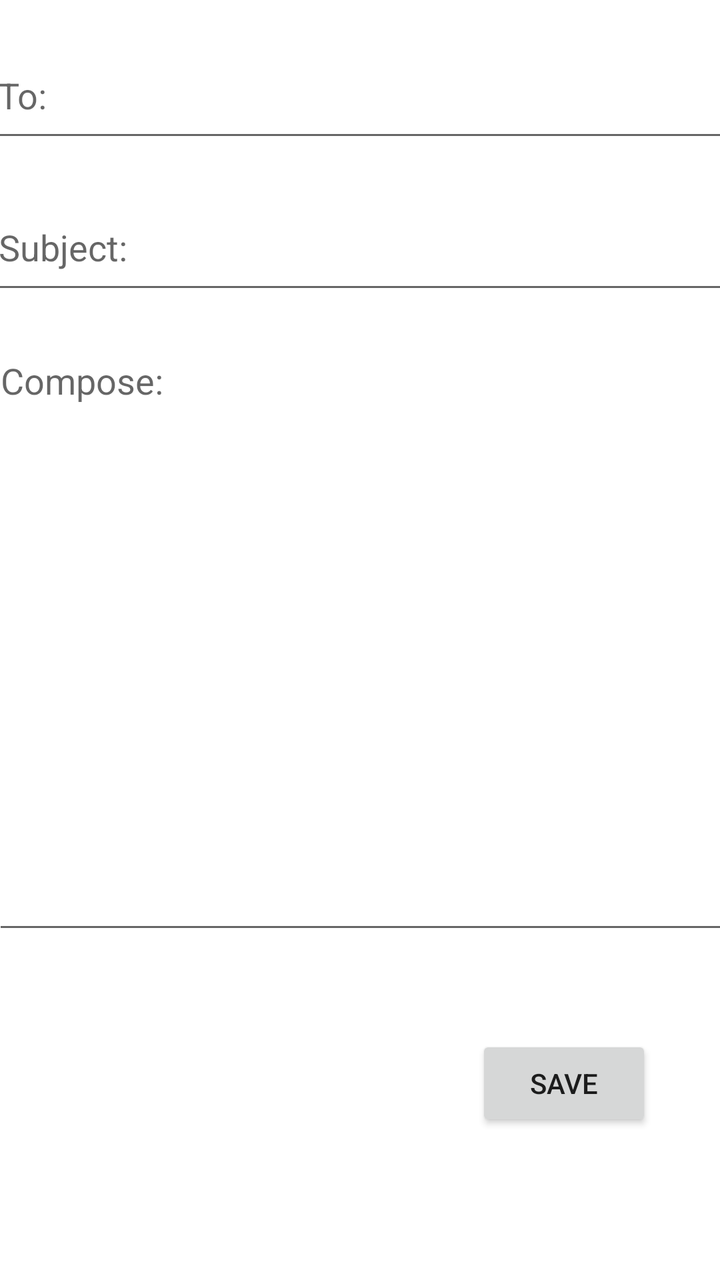
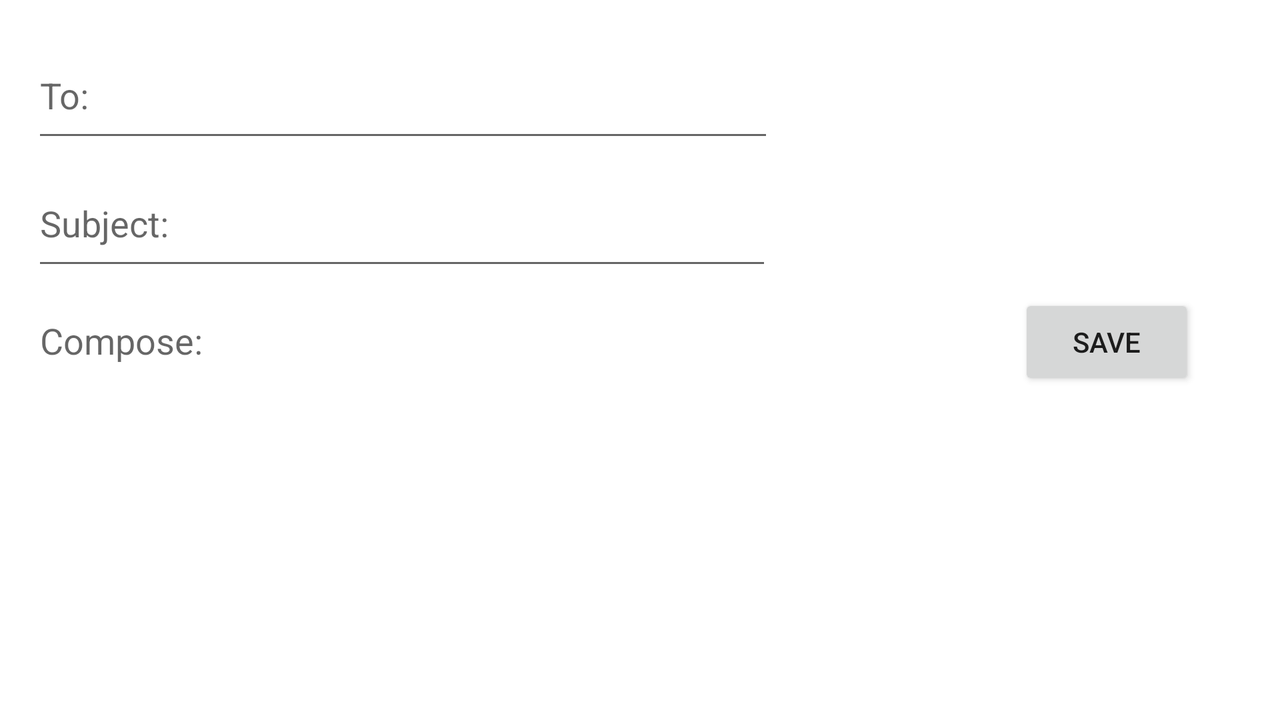

Two renders of one Android screen. The first uses the default layout on a phone; the second uses the alternative layout the repository ships for a different screen configuration, on a matching device. The two XML files are below.
<!-- AndroidManifest.xml: application theme Theme.SDA_AS2_Part2 -->
<!-- res/layout/activity_second2.xml -->
<?xml version="1.0" encoding="utf-8"?>
<androidx.constraintlayout.widget.ConstraintLayout xmlns:android="http://schemas.android.com/apk/res/android"
    xmlns:app="http://schemas.android.com/apk/res-auto"
    xmlns:tools="http://schemas.android.com/tools"
    android:id="@+id/saveBtn"
    android:layout_width="match_parent"
    android:layout_height="match_parent"
    tools:context=".SecondActivity">

    <EditText
        android:id="@+id/emailTo"
        android:layout_width="371dp"
        android:layout_height="60dp"
        android:layout_marginStart="16dp"
        android:layout_marginLeft="16dp"
        android:layout_marginTop="16dp"
        android:layout_marginEnd="16dp"
        android:layout_marginRight="16dp"
        android:autofillHints=""
        android:hint="@string/to"
        android:inputType="textEmailAddress"
        app:layout_constraintEnd_toEndOf="parent"
        app:layout_constraintStart_toStartOf="parent"
        app:layout_constraintTop_toTopOf="parent" />

    <EditText
        android:id="@+id/subject"
        android:layout_width="370dp"
        android:layout_height="60dp"
        android:layout_marginStart="16dp"
        android:layout_marginLeft="16dp"
        android:layout_marginTop="16dp"
        android:layout_marginEnd="16dp"
        android:layout_marginRight="16dp"
        android:autofillHints=""
        android:hint="@string/subject"
        android:inputType="textEmailAddress"
        app:layout_constraintEnd_toEndOf="parent"
        app:layout_constraintStart_toStartOf="parent"
        app:layout_constraintTop_toBottomOf="@+id/emailTo" />

    <EditText
        android:id="@+id/compose"
        android:layout_width="368dp"
        android:layout_height="304dp"
        android:layout_marginStart="16dp"
        android:layout_marginLeft="16dp"
        android:layout_marginTop="16dp"
        android:layout_marginEnd="16dp"
        android:layout_marginRight="16dp"
        android:autofillHints=""
        android:gravity="top"
        android:hint="@string/composeTxt"
        android:inputType="textEmailAddress"
        app:layout_constraintEnd_toEndOf="parent"
        app:layout_constraintStart_toStartOf="parent"
        app:layout_constraintTop_toBottomOf="@+id/subject" />

    <Button
        android:id="@+id/btnSave"
        android:layout_width="wrap_content"
        android:layout_height="wrap_content"
        android:layout_marginTop="40dp"
        android:layout_marginEnd="16dp"
        android:layout_marginRight="16dp"
        android:layout_marginBottom="16dp"
        android:text="@string/btnSave"
        app:layout_constraintBottom_toBottomOf="parent"
        app:layout_constraintEnd_toEndOf="parent"
        app:layout_constraintHorizontal_bias="0.93"
        app:layout_constraintStart_toStartOf="parent"
        app:layout_constraintTop_toBottomOf="@+id/compose"
        app:layout_constraintVertical_bias="0.09" />


</androidx.constraintlayout.widget.ConstraintLayout>
<!-- resources referenced by this layout -->
<resources>
  <string name="btnSave">Save</string>
  <string name="composeTxt">Compose:</string>
  <string name="subject">Subject:</string>
  <string name="to">To:</string>
  <style name="Theme.SDA_AS2_Part2" parent="Theme.MaterialComponents.DayNight.DarkActionBar">
          
          <item name="colorPrimary">@color/purple_500</item>
          <item name="colorPrimaryVariant">@color/purple_700</item>
          <item name="colorOnPrimary">@color/white</item>
          
          <item name="colorSecondary">@color/teal_200</item>
          <item name="colorSecondaryVariant">@color/teal_700</item>
          <item name="colorOnSecondary">@color/black</item>
          
          <item name="android:statusBarColor" tools:targetApi="l">?attr/colorPrimaryVariant</item>
          
      </style>
</resources>
<!-- res/layout-land/activity_second2.xml (the author's variant of the layout above) -->
<!-- drawn on the phone turned sideways -->
<?xml version="1.0" encoding="utf-8"?>
<androidx.constraintlayout.widget.ConstraintLayout xmlns:android="http://schemas.android.com/apk/res/android"
    xmlns:app="http://schemas.android.com/apk/res-auto"
    xmlns:tools="http://schemas.android.com/tools"
    android:id="@+id/saveBtn"
    android:layout_width="match_parent"
    android:layout_height="match_parent"
    tools:context=".SecondActivity">

    <EditText
        android:id="@+id/emailTo"
        android:layout_width="371dp"
        android:layout_height="60dp"
        android:layout_marginStart="16dp"
        android:layout_marginLeft="16dp"
        android:layout_marginTop="16dp"
        android:layout_marginEnd="16dp"
        android:layout_marginRight="16dp"
        android:autofillHints=""
        android:hint="@string/to"
        android:inputType="textEmailAddress"
        app:layout_constraintEnd_toEndOf="parent"
        app:layout_constraintHorizontal_bias="0.0"
        app:layout_constraintStart_toStartOf="parent"
        app:layout_constraintTop_toTopOf="parent" />

    <EditText
        android:id="@+id/subject"
        android:layout_width="370dp"
        android:layout_height="60dp"
        android:layout_marginStart="16dp"
        android:layout_marginLeft="16dp"
        android:layout_marginTop="4dp"
        android:layout_marginEnd="16dp"
        android:layout_marginRight="16dp"
        android:autofillHints=""
        android:hint="@string/subject"
        android:inputType="textEmailAddress"
        app:layout_constraintEnd_toEndOf="parent"
        app:layout_constraintHorizontal_bias="0.0"
        app:layout_constraintStart_toStartOf="parent"
        app:layout_constraintTop_toBottomOf="@+id/emailTo" />

    <EditText
        android:id="@+id/compose"
        android:layout_width="366dp"
        android:layout_height="247dp"
        android:layout_marginStart="16dp"
        android:layout_marginLeft="16dp"
        android:layout_marginTop="8dp"
        android:layout_marginEnd="16dp"
        android:layout_marginRight="16dp"
        android:autofillHints=""
        android:gravity="top"
        android:hint="@string/composeTxt"
        android:inputType="textEmailAddress"
        app:layout_constraintEnd_toEndOf="parent"
        app:layout_constraintHorizontal_bias="0.0"
        app:layout_constraintStart_toStartOf="parent"
        app:layout_constraintTop_toBottomOf="@+id/subject" />

    <Button
        android:id="@+id/btnSave"
        android:layout_width="wrap_content"
        android:layout_height="wrap_content"
        android:layout_marginTop="40dp"
        android:layout_marginEnd="16dp"
        android:layout_marginRight="16dp"
        android:text="@string/btnSave"
        app:layout_constraintBottom_toBottomOf="parent"
        app:layout_constraintEnd_toEndOf="parent"
        app:layout_constraintHorizontal_bias="0.95"
        app:layout_constraintStart_toStartOf="parent"
        app:layout_constraintTop_toTopOf="parent"
        app:layout_constraintVertical_bias="0.393" />


</androidx.constraintlayout.widget.ConstraintLayout>
